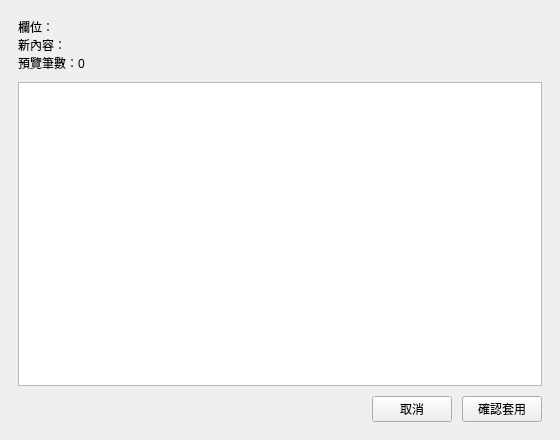
<?xml version="1.0" encoding="UTF-8"?>
<ui version="4.0">
 <class>batchEditPreviewDialogContent</class>
 <widget class="QWidget" name="batchEditPreviewDialogContent">
  <property name="geometry">
   <rect>
    <x>0</x>
    <y>0</y>
    <width>560</width>
    <height>440</height>
   </rect>
  </property>
  <property name="windowTitle">
   <string>批次修改預覽</string>
  </property>
  <property name="dialogSize" stdset="0">
   <size>
    <width>560</width>
    <height>440</height>
   </size>
  </property>
  <layout class="QVBoxLayout" name="batchEditPreviewLayout" stretch="0,1,0">
   <property name="spacing">
    <number>10</number>
   </property>
   <property name="leftMargin">
    <number>18</number>
   </property>
   <property name="topMargin">
    <number>18</number>
   </property>
   <property name="rightMargin">
    <number>18</number>
   </property>
   <property name="bottomMargin">
    <number>18</number>
   </property>
   <item>
    <widget class="QLabel" name="summaryLabel">
     <property name="text">
      <string>欄位：
新內容：
預覽筆數：0</string>
     </property>
    </widget>
   </item>
   <item>
    <widget class="PlainTextEdit" name="detailsEdit">
     <property name="readOnly">
      <bool>true</bool>
     </property>
    </widget>
   </item>
   <item>
    <layout class="QHBoxLayout" name="buttonRow" stretch="1,0,0">
     <property name="spacing">
      <number>10</number>
     </property>
     <property name="leftMargin">
      <number>0</number>
     </property>
     <property name="topMargin">
      <number>0</number>
     </property>
     <property name="rightMargin">
      <number>0</number>
     </property>
     <property name="bottomMargin">
      <number>0</number>
     </property>
     <item>
      <spacer name="buttonRowSpacer">
       <property name="orientation">
        <enum>Qt::Horizontal</enum>
       </property>
       <property name="sizeHint" stdset="0">
        <size>
         <width>0</width>
         <height>0</height>
        </size>
       </property>
      </spacer>
     </item>
     <item>
      <widget class="PushButton" name="cancelButton">
       <property name="text">
        <string>取消</string>
       </property>
      </widget>
     </item>
     <item>
      <widget class="PrimaryPushButton" name="applyButton">
       <property name="text">
        <string>確認套用</string>
       </property>
      </widget>
     </item>
    </layout>
   </item>
  </layout>
 </widget>
 <customwidgets>
 <customwidget>
  <class>PlainTextEdit</class>
  <extends>QPlainTextEdit</extends>
  <header>qfluentwidgets</header>
 </customwidget>
 <customwidget>
  <class>PrimaryPushButton</class>
  <extends>QPushButton</extends>
  <header>qfluentwidgets</header>
 </customwidget>
 <customwidget>
  <class>PushButton</class>
  <extends>QPushButton</extends>
  <header>qfluentwidgets</header>
 </customwidget>
 </customwidgets>
 <resources />
 <connections />
</ui>
